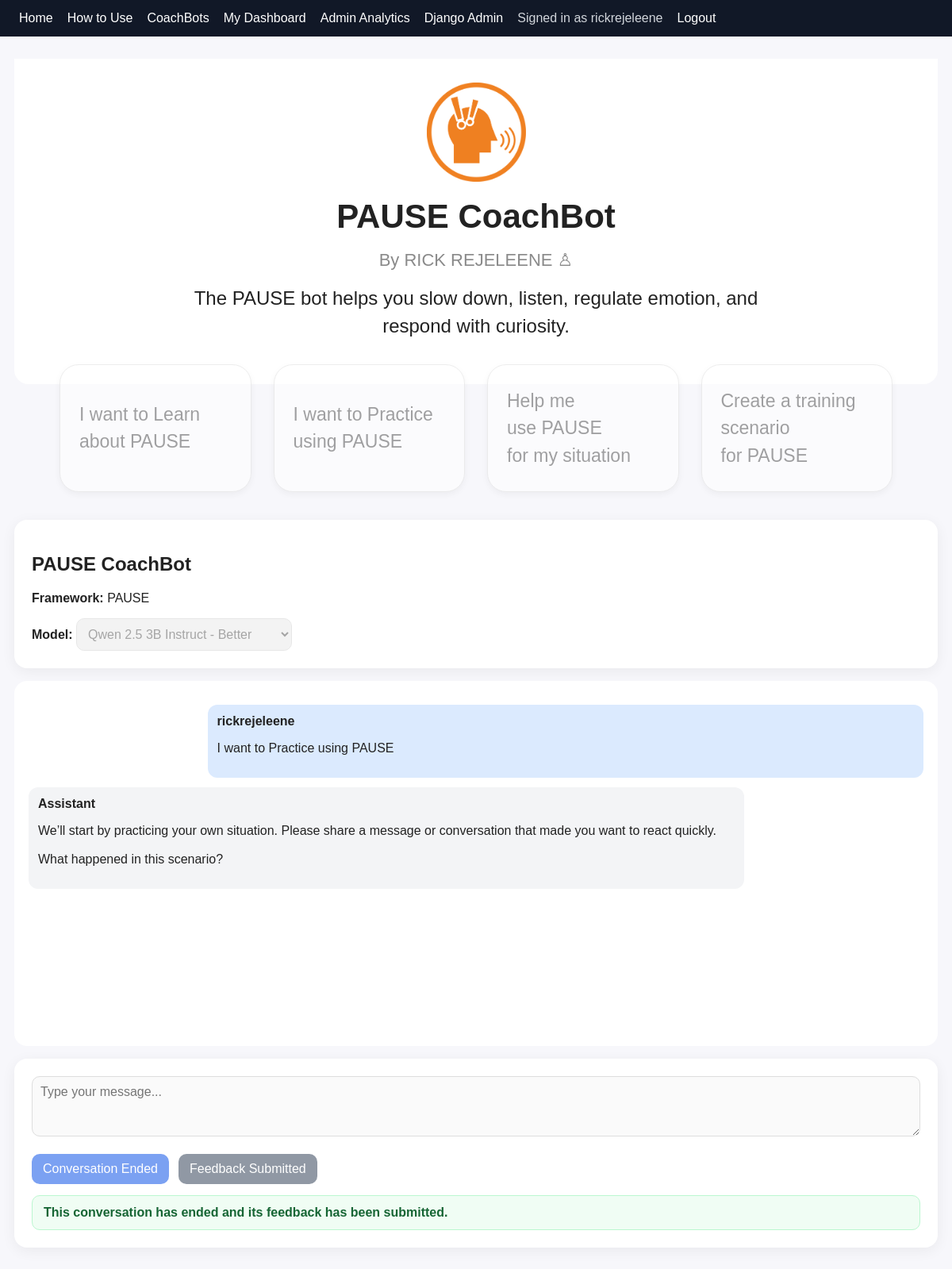
The page /chat/45/ (signed in) on the database its author committed.
### conversations/models.py (models this page shows, shortened)
class Conversation(models.Model):
    user = models.ForeignKey(
        settings.AUTH_USER_MODEL,
        on_delete=models.CASCADE,
        null=True,
        blank=True,
    )
    guest_name = models.CharField(
        max_length=150,
        blank=True,
    )
    visitor_id = models.CharField(
        max_length=64,
        blank=True,
        db_index=True,
        help_text=(
            "Anonymous browser identifier used to recognize "
            "repeat guest users."
        ),
    )
    chatbot = models.ForeignKey(
        Chatbot,
        on_delete=models.PROTECT,
    )
    model = models.ForeignKey(
        OllamaModel,
        on_delete=models.PROTECT,
        null=True,
        blank=True,
    )
    title = models.CharField(
        max_length=200,
        default="New conversation",
    )
    created_at = models.DateTimeField(
        auto_now_add=True,
    )
    updated_at = models.DateTimeField(
        auto_now=True,
    )
    session_started_at = models.DateTimeField(
        default=timezone.now,
        editable=False,
        help_text="Time the CoachBot session began.",
    )
    session_ended_at = models.DateTimeField(
        null=True,
        blank=True,
        help_text="Time the participant ended the CoachBot session.",
    )
    active_seconds = models.PositiveIntegerField(
        default=0,
        help_text=(
            "Approximate active time spent using this conversation, "
            "measured in seconds."
        ),
    )
    last_activity_at = models.DateTimeField(
        null=True,
        blank=True,
        help_text="Most recent recorded active-use heartbeat.",
    )
    class Meta:
        ordering = ["-updated_at"]

class Message(models.Model):
    ROLE_CHOICES = [
        ("user", "User"),
        ("assistant", "Assistant"),
        ("system", "System"),
    ]
    conversation = models.ForeignKey(
        Conversation,
        related_name="messages",
        on_delete=models.CASCADE,
    )
    role = models.CharField(
        max_length=20,
        choices=ROLE_CHOICES,
    )
    content = models.TextField()
    model_name = models.CharField(
        max_length=100,
        blank=True,
    )
    created_at = models.DateTimeField(
        auto_now_add=True,
    )
    class Meta:
        ordering = ["created_at"]

### bots/models.py (models this page shows, shortened)
class Chatbot(models.Model):
    name = models.CharField(max_length=120, unique=True)
    framework = models.CharField(max_length=80)
    description = models.TextField()
    system_prompt = models.TextField()
    is_active = models.BooleanField(default=True)

class OllamaModel(models.Model):
    name = models.CharField(max_length=100, unique=True)
    display_name = models.CharField(max_length=120)
    description = models.TextField(blank=True)
    is_active = models.BooleanField(default=True)

### conversations/views.py (the view)
def chat_detail(request, conversation_id):
    conversation = get_conversation_for_request(
        request,
        conversation_id,
    )
    if conversation is None:
        return redirect_to_guest_name(request)
    models = (
        OllamaModel.objects
        .filter(is_active=True)
        .order_by("id")
    )
    messages = conversation.messages.order_by(
        "created_at"
    )
    feedback_submitted = (
        CoachbotFeedback.objects
        .filter(conversation=conversation)
        .exists()
    )
    return render(
        request,
        "conversations/chat.html",
        {
            "conversation": conversation,
            "models": models,
            "messages": messages,
            "feedback_submitted": feedback_submitted,
        },
    )

### conversations/views.py (called while the page is built, shortened)
def get_conversation_for_request(request, conversation_id):
    if request.user.is_authenticated:
        return get_object_or_404(
            Conversation,
            id=conversation_id,
            user=request.user,
        )

### templates/conversations/chat.html (shortened to what this page needs)
{% extends "base.html" %}
{% load static %}
{% block content %}
<div class="bot-hero">
  {% if "Conflict" in conversation.chatbot.name %}
    <img
      src="{% static 'img/conflict-coachbot-logo.png' %}"
      class="bot-logo"
      alt="Conflict CoachBot Logo"
    >
  {% elif "RISE" in conversation.chatbot.name %}
    <img
      src="{% static 'img/RISE.png' %}"
      class="bot-logo"
      alt="RISE CoachBot Logo"
    >
  {% elif "DESC" in conversation.chatbot.name %}
    <img
      src="{% static 'img/DESC.png' %}"
      class="bot-logo"
      alt="DESC CoachBot Logo"
    >
  {% elif "SEA" in conversation.chatbot.name %}
    <img
      src="{% static 'img/SEA.png' %}"
      class="bot-logo"
      alt="SEA CoachBot Logo"
    >
  {% elif "PAUSE" in conversation.chatbot.name %}
    <img
      src="{% static 'img/PAUSE.png' %}"
      class="bot-logo"
      alt="PAUSE CoachBot Logo"
    >
  {% endif %}
  <h1>{{ conversation.chatbot.name }}</h1>
  <p class="byline">
    By RICK REJELEENE ♙
  </p>
  {% if "Conflict" in conversation.chatbot.name %}
    <p class="bot-description">
      The conflict bot will help you work through complex conflicts by
      focusing on interests and practical relationship repair steps.
    </p>
  {% elif "RISE" in conversation.chatbot.name %}
    <p class="bot-description">
      The RISE bot helps users build psychologically safer communication
      through rapport, curiosity, norms, and effective messaging.
    </p>
  {% elif "DESC" in conversation.chatbot.name %}
    <p class="bot-description">
      The DESC bot helps you prepare assertive conversations using
      Describe, Express, Specify, and Consequences.
    </p>
  {% elif "PAUSE" in conversation.chatbot.name %}
    <p class="bot-description">
      The PAUSE bot helps you slow down, listen, regulate emotion, and
      respond with curiosity.
    </p>
  {% elif "SEA" in conversation.chatbot.name %}
    <p class="bot-description">
      The SEA bot helps users clearly state a concern, explain the reason
      or impact, and ask an open-ended question.
    </p>
  {% endif %}
</div>
<div class="starter-grid">
  {% if "Conflict" in conversation.chatbot.name %}
    <button
      type="button"
      class="starter-card"
      onclick="sendStarter('I want to Learn about Conflict Transformation')"
    >
      I want to Learn<br>
      about Conflict<br>
      Transformation
    </button>
    <button
      type="button"
      class="starter-card"
      onclick="sendStarter('I want to Practice using Conflict Transformation')"
    >
      I want to Practice<br>
      using Conflict<br>
      Transformation
    </button>
    <button
      type="button"
      class="starter-card"
      onclick="sendStarter('Help me use Conflict Transformation for my situation')"
    >
      Help me<br>
      use Conflict<br>
      Transformation for...
    </button>
    <button
      type="button"
      class="starter-card"
      onclick="sendStarter('Create a training scenario for Conflict Transformation')"
    >
      Create a training<br>
      scenario<br>
      for Conflict...
    </button>
  {% elif "PAUSE" in conversation.chatbot.name %}
    <button
      type="button"
      class="starter-card"
      onclick="sendStarter('I want to Learn about PAUSE')"
    >
      I want to Learn<br>
      about PAUSE
    </button>
    <button
      type="button"
      class="starter-card"
      onclick="sendStarter('I want to Practice using PAUSE')"
    >
      I want to Practice<br>
      using PAUSE
    </button>
    <button
      type="button"
      class="starter-card"
      onclick="sendStarter('Help me use PAUSE for my situation')"
    >
      Help me<br>
      use PAUSE<br>
      for my situation
    </button>
    <button
      type="button"
      class="starter-card"
      onclick="sendStarter('Create a training scenario for PAUSE')"
    >
      Create a training<br>
      scenario<br>
      for PAUSE
    </button>
  {% endif %}
</div>
<div class="card">
  <h2>{{ conversation.chatbot.name }}</h2>
  <p>
    <strong>Framework:</strong>
    {{ conversation.chatbot.framework }}
  </p>
  <label for="model_id">
    <strong>Model:</strong>
  </label>
  <select id="model_id">
    {% for model in models %}
      {% if model.is_active %}
        <option
          value="{{ model.id }}"
          {% if conversation.model_id == model.id %}selected{% endif %}
        >
          {{ model.display_name }}
        </option>
      {% endif %}
    {% endfor %}
  </select>
</div>
<div class="chat-box" id="chatBox">
  {% for message in messages %}
    <div class="msg {{ message.role }}">
      <strong>
        {% if message.role == "user" %}
          {% if user.is_authenticated %}
            {{ user.username }}
          {% else %}
            {{ request.session.guest_name|default:"Guest" }}
          {% endif %}
        {% else %}
          Assistant
        {% endif %}
      </strong>
      <p>{{ message.content|linebreaksbr }}</p>
    </div>
  {% endfor %}
</div>
<div class="card">
  <form id="chatForm">
    <textarea
      id="messageInput"
      rows="3"
      style="width: 100%;"
      placeholder="Type your message..."
      aria-label="Message"
    ></textarea>
    <br><br>
    <div class="chat-actions">
      <button
        type="submit"
        id="sendButton"
      >
      </button>
      <button
        type="button"
        id="endConversationButton"
        class="end-conversation-button"
        {% if feedback_submitted %}disabled{% endif %}
      >
      </button>
    </div>
    <div
      id="conversationEndedMessage"
      class="conversation-ended-message {% if feedback_submitted %}visible{% endif %}"
      aria-live="polite"
    >
      This conversation has ended and its feedback has been submitted.
    </div>
  </form>
</div>
{% endblock %}

### templates/base.html (shortened to what this page needs)
<!doctype html>
<html lang="en">
<head>
</head>
<body>
  <nav>
    <a href="/">Home</a>
    <a href="/how-to-use/">How to Use</a>
    <a href="/bots/">CoachBots</a>
    {% if user.is_authenticated %}
      <a href="/chat/dashboard/">My Dashboard</a>
    {% endif %}
    {% if user.is_staff %}
      <a href="/analytics/admin-dashboard/">
        Admin Analytics
      </a>
      <a href="/admin/">
        Django Admin
      </a>
    {% endif %}
    {% if user.is_authenticated %}
      <span>
        Signed in as {{ user.username }}
      </span>
      <form
        method="post"
        action="{% url 'logout' %}"
        class="logout-form"
      >
        <button
          type="submit"
          class="logout-button"
        >
          Logout
        </button>
      </form>
    {% endif %}
  </nav>
  <main class="container">
    {% block content %}{% endblock %}
  </main>
</body>
</html>

### templates/base.html (style rules this page uses)
*, *::before, *::after { box-sizing: border-box; }
body { font-family: Arial, sans-serif; margin: 0; background: #f7f7fb; color: #222; }
nav { background: #111827; color: white; padding: 14px 24px; display: flex; align-items: center; gap: 18px; flex-wrap: wrap; }
nav a { color: white; text-decoration: none; }
nav span { color: #d1d5db; }
.logout-form { display: inline; margin: 0; }
.logout-button { background: none; border: none; border-radius: 0; color: white; padding: 0; font: inherit; cursor: pointer; text-decoration: none; }
.container { width: 100%; max-width: 1200px; margin: 28px auto; padding: 0 18px; }
.card { background: white; border-radius: 16px; padding: 22px; margin: 16px 0; box-shadow: 0 4px 18px rgba(0, 0, 0, 0.06); }
button, .btn { background: #2563eb; color: white; border: 0; border-radius: 10px; padding: 10px 14px; text-decoration: none; cursor: pointer; font: inherit; }
button:disabled { cursor: not-allowed; opacity: 0.65; }
select, input, textarea { padding: 10px; border: 1px solid #ddd; border-radius: 10px; font: inherit; }
textarea { resize: vertical; }
.chat-box { height: 460px; overflow: auto; background: white; border-radius: 16px; padding: 18px; }
.msg { margin: 12px 0; padding: 12px; border-radius: 12px; }
.user { background: #dbeafe; margin-left: 20%; }
.assistant { background: #f3f4f6; margin-right: 20%; }

### templates/conversations/chat.html (style rules this page uses)
.bot-hero { text-align: center; padding: 30px 20px 55px; background: white; border-radius: 0 0 18px 18px; }
.bot-logo { width: 125px; height: 125px; object-fit: contain; margin: 0 auto 20px; display: block; }
.bot-hero h1 { margin: 0; font-size: 42px; }
.byline { margin: 18px 0; color: #8a8a8a; font-size: 22px; }
.bot-description { max-width: 760px; margin: 0 auto; font-size: 24px; line-height: 1.45; }
.starter-grid { display: grid; grid-template-columns: repeat(4, minmax(0, 1fr)); gap: 28px; max-width: 1050px; margin: -25px auto 35px; }
.starter-card { min-height: 150px; padding: 28px 24px; border: 1px solid #e2e2e2; border-radius: 24px; background: white; box-shadow: 0 3px 10px rgba(0, 0, 0, 0.08); color: #666; font-size: 23px; line-height: 1.5; text-align: left; cursor: pointer; transition: transform 0.15s ease, box-shadow 0.15s ease, border-color 0.15s ease; }
.starter-card:disabled, #sendButton:disabled, #endConversationButton:disabled { opacity: 0.6; cursor: not-allowed; transform: none; }
.chat-box { scroll-behavior: smooth; }
.msg p { white-space: pre-wrap; overflow-wrap: anywhere; }
.chat-actions { display: flex; align-items: center; gap: 12px; flex-wrap: wrap; }
.end-conversation-button { background: #475569; }
.conversation-ended-message { display: none; margin-top: 14px; padding: 12px 14px; border: 1px solid #bbf7d0; border-radius: 10px; background: #f0fdf4; color: #166534; font-weight: 600; }
.conversation-ended-message.visible { display: block; }

### rows shown on the page
Conversation: chatbot.name "PAUSE CoachBot", chatbot.framework "PAUSE", model.display_name "Qwen 2.5 3B Instruct - Better"
Message: content "I want to Practice using PAUSE"
Message: role "Assistant", content "We’ll start by practicing your own situation. Please share a message or conversation that made you want to react quickly. What happened in this scenario?"

### other values the page prints
{{ user.username }} "rickrejeleene"
